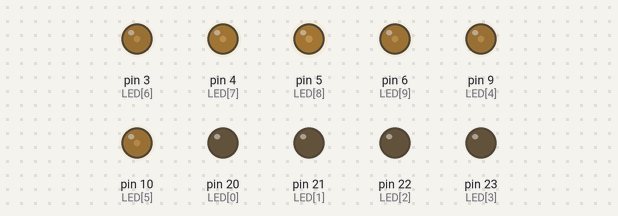
A sketch run on a simulated Arduino Mega 2560, built with avr-gcc and run on an emulated ATmega2560. On the bench: output pins drawn as LEDs (lit = HIGH). Random numbers use the default seed unless the sketch sets one.

Above: at 0.15 s.
At 4.67 s:
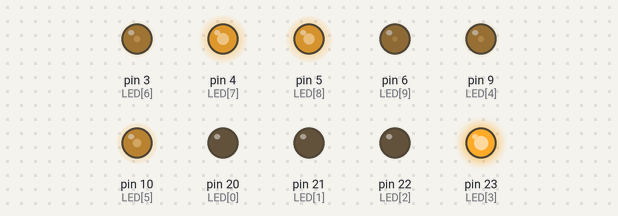
At 9.49 s:
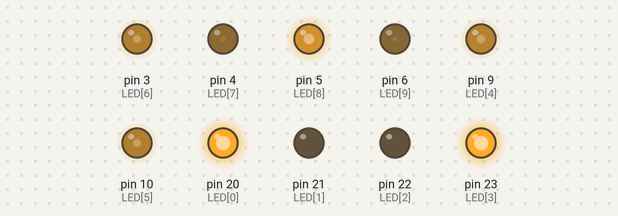
At 18.83 s:
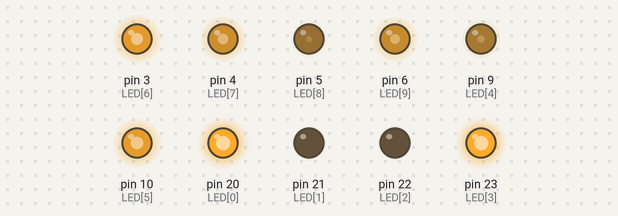
At 28.18 s:
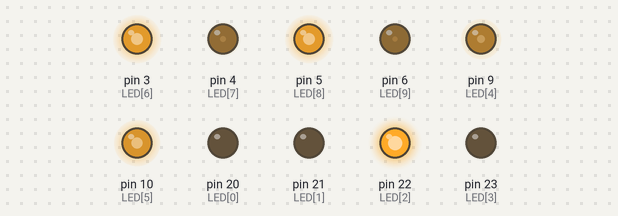
At 37.82 s:
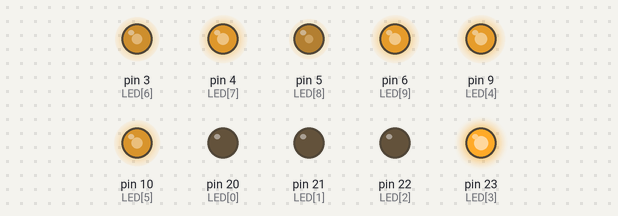
Timing chart, 0 to 38.0 s (numbered marks = the images above):
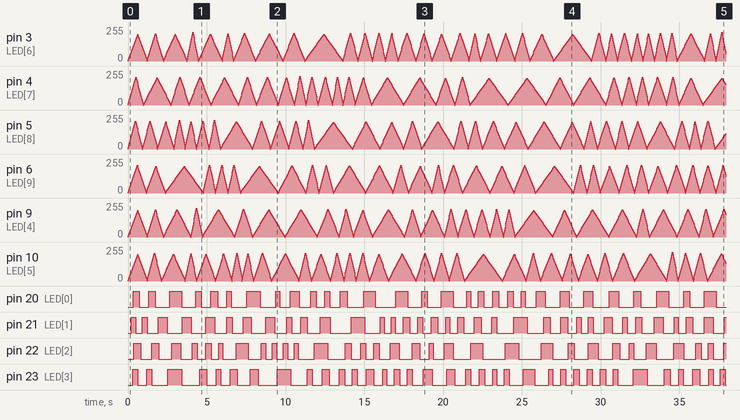

Measured:
- by itself, pin 20 (LED[0]): LOW → HIGH at 0.33 s, → LOW 0.39 s later, → HIGH 0.60 s later, → LOW 0.39 s later, … (58 changes in this stretch)
- by itself, pin 21 (LED[1]): LOW → HIGH at 0.21 s, → LOW 0.27 s later, → HIGH 0.42 s later, → LOW 0.33 s later, … (67 changes in this stretch)
- by itself, pin 22 (LED[2]): LOW → HIGH at 0.36 s, → LOW 0.45 s later, → HIGH 0.69 s later, → LOW 0.45 s later, … (61 changes in this stretch)
- by itself, pin 23 (LED[3]): LOW → HIGH at 0.30 s, → LOW 0.33 s later, → HIGH 0.54 s later, → LOW 0.33 s later, … (70 changes in this stretch)

The sketch:

BlueLamp.ino
```cpp
/*
 Modified Fade for many, many LEDs
 Each LED fade is independent of each other and randomized after each cycle.
*/

// Core Numbers
int uppLimit = 20;
int lowLimit = 5;
int BIGHTEST = 0;
int DARKEST = 200;
/* To add more LEDs to the mix (for instance the Teensy 3.1 has 12 PWM channels)
 simply change the LEDCNT value to however many LEDs you have total, and add the
 IO number to the LED[] array list.
*/
const int LEDCNT = 10;
int LED[] = {20,21,22,23,9,10,3,4,5,6};
int LEVEL[LEDCNT];
int DELTA[LEDCNT];

// the setup routine runs once when you press reset:
void setup()  {
  for(int i=0; i<LEDCNT; i++){
    // LED Port Configs
    pinMode(LED[i], OUTPUT);
    // Initialize starting LED Brightness to Fully On
    LEVEL[i] = BIGHTEST;
    // Initialize the deltas
    DELTA[i] = rand() % (uppLimit - lowLimit) + lowLimit;
  }
}

// the loop routine runs over and over again forever:
void loop()  {
  for(int i=0; i<LEDCNT; i++){
    // Set PWM
    analogWrite(LED[i], LEVEL[i]);
    // Update next PWM Value
    LEVEL[i] += DELTA[i];
    // Reverse PWM Increment if necessary
    if (LEVEL[i] <= BIGHTEST) {
      DELTA[i] = rand() % (uppLimit - lowLimit) + lowLimit;
    } else if (LEVEL[i] >= DARKEST) {
      DELTA[i] = -DELTA[i];
    }
  }

  // Stall 30ms
  delay(30);
}
```
